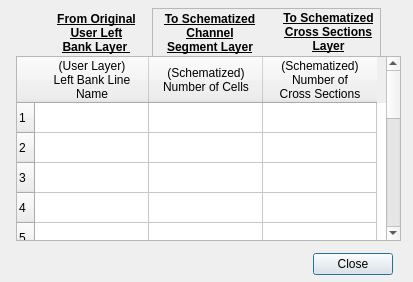
<?xml version="1.0" encoding="UTF-8"?>
<ui version="4.0">
 <class>schematized_channels_dlg</class>
 <widget class="QDialog" name="schematized_channels_dlg">
  <property name="geometry">
   <rect>
    <x>0</x>
    <y>0</y>
    <width>413</width>
    <height>282</height>
   </rect>
  </property>
  <property name="windowTitle">
   <string>Summary of Schematized Channel Segments</string>
  </property>
  <widget class="QDialogButtonBox" name="buttonBox">
   <property name="geometry">
    <rect>
     <x>312</x>
     <y>248</y>
     <width>81</width>
     <height>32</height>
    </rect>
   </property>
   <property name="orientation">
    <enum>Qt::Horizontal</enum>
   </property>
   <property name="standardButtons">
    <set>QDialogButtonBox::Close</set>
   </property>
  </widget>
  <widget class="QLabel" name="label">
   <property name="geometry">
    <rect>
     <x>56</x>
     <y>8</y>
     <width>81</width>
     <height>50</height>
    </rect>
   </property>
   <property name="font">
    <font>
     <weight>75</weight>
     <bold>true</bold>
     <underline>true</underline>
    </font>
   </property>
   <property name="text">
    <string>&lt;html&gt;&lt;head/&gt;&lt;body&gt;&lt;p&gt;From Original User Left Bank Layer &lt;/p&gt;&lt;/body&gt;&lt;/html&gt;</string>
   </property>
   <property name="alignment">
    <set>Qt::AlignCenter</set>
   </property>
   <property name="wordWrap">
    <bool>true</bool>
   </property>
  </widget>
  <widget class="QTableWidget" name="schematized_summary_tblw">
   <property name="geometry">
    <rect>
     <x>16</x>
     <y>56</y>
     <width>385</width>
     <height>185</height>
    </rect>
   </property>
   <property name="editTriggers">
    <set>QAbstractItemView::NoEditTriggers</set>
   </property>
   <property name="selectionMode">
    <enum>QAbstractItemView::NoSelection</enum>
   </property>
   <property name="selectionBehavior">
    <enum>QAbstractItemView::SelectColumns</enum>
   </property>
   <property name="wordWrap">
    <bool>false</bool>
   </property>
   <property name="rowCount">
    <number>13</number>
   </property>
   <attribute name="horizontalHeaderCascadingSectionResizes">
    <bool>true</bool>
   </attribute>
   <attribute name="horizontalHeaderDefaultSectionSize">
    <number>114</number>
   </attribute>
   <attribute name="horizontalHeaderShowSortIndicator" stdset="0">
    <bool>false</bool>
   </attribute>
   <attribute name="verticalHeaderVisible">
    <bool>true</bool>
   </attribute>
   <row/>
   <row/>
   <row/>
   <row/>
   <row/>
   <row/>
   <row/>
   <row/>
   <row/>
   <row/>
   <row/>
   <row/>
   <row/>
   <column>
    <property name="text">
     <string>(User Layer)
Left Bank Line
Name</string>
    </property>
    <property name="background">
     <color>
      <red>255</red>
      <green>255</green>
      <blue>255</blue>
     </color>
    </property>
   </column>
   <column>
    <property name="text">
     <string>(Schematized)
Number of Cells</string>
    </property>
    <property name="textAlignment">
     <set>AlignCenter</set>
    </property>
    <property name="background">
     <color>
      <red>255</red>
      <green>255</green>
      <blue>255</blue>
     </color>
    </property>
   </column>
   <column>
    <property name="text">
     <string>(Schematized)
Number of
Cross Sections</string>
    </property>
    <property name="background">
     <color>
      <red>255</red>
      <green>255</green>
      <blue>255</blue>
     </color>
    </property>
   </column>
   <item row="0" column="0">
    <property name="text">
     <string/>
    </property>
    <property name="flags">
     <set>ItemIsDragEnabled|ItemIsUserCheckable|ItemIsEnabled</set>
    </property>
   </item>
   <item row="3" column="0">
    <property name="text">
     <string/>
    </property>
    <property name="flags">
     <set>ItemIsSelectable|ItemIsDragEnabled|ItemIsEnabled</set>
    </property>
   </item>
  </widget>
  <widget class="QFrame" name="frame">
   <property name="geometry">
    <rect>
     <x>152</x>
     <y>8</y>
     <width>229</width>
     <height>49</height>
    </rect>
   </property>
   <property name="frameShape">
    <enum>QFrame::StyledPanel</enum>
   </property>
   <property name="frameShadow">
    <enum>QFrame::Plain</enum>
   </property>
   <widget class="QLabel" name="label_2">
    <property name="geometry">
     <rect>
      <x>8</x>
      <y>0</y>
      <width>100</width>
      <height>50</height>
     </rect>
    </property>
    <property name="font">
     <font>
      <weight>75</weight>
      <bold>true</bold>
      <underline>true</underline>
     </font>
    </property>
    <property name="text">
     <string>&lt;html&gt;&lt;head/&gt;&lt;body&gt;&lt;p&gt;To Schematized Channel Segment Layer&lt;/p&gt;&lt;/body&gt;&lt;/html&gt;</string>
    </property>
    <property name="alignment">
     <set>Qt::AlignCenter</set>
    </property>
    <property name="wordWrap">
     <bool>true</bool>
    </property>
   </widget>
   <widget class="QLabel" name="label_3">
    <property name="geometry">
     <rect>
      <x>128</x>
      <y>0</y>
      <width>97</width>
      <height>49</height>
     </rect>
    </property>
    <property name="font">
     <font>
      <weight>75</weight>
      <bold>true</bold>
      <underline>true</underline>
     </font>
    </property>
    <property name="text">
     <string>&lt;html&gt;&lt;head/&gt;&lt;body&gt;&lt;p&gt;To Schematized Cross Sections Layer&lt;/p&gt;&lt;/body&gt;&lt;/html&gt;</string>
    </property>
    <property name="alignment">
     <set>Qt::AlignCenter</set>
    </property>
    <property name="wordWrap">
     <bool>true</bool>
    </property>
   </widget>
  </widget>
 </widget>
 <resources/>
 <connections>
  <connection>
   <sender>buttonBox</sender>
   <signal>accepted()</signal>
   <receiver>schematized_channels_dlg</receiver>
   <slot>accept()</slot>
   <hints>
    <hint type="sourcelabel">
     <x>248</x>
     <y>254</y>
    </hint>
    <hint type="destinationlabel">
     <x>157</x>
     <y>274</y>
    </hint>
   </hints>
  </connection>
  <connection>
   <sender>buttonBox</sender>
   <signal>rejected()</signal>
   <receiver>schematized_channels_dlg</receiver>
   <slot>reject()</slot>
   <hints>
    <hint type="sourcelabel">
     <x>316</x>
     <y>260</y>
    </hint>
    <hint type="destinationlabel">
     <x>286</x>
     <y>274</y>
    </hint>
   </hints>
  </connection>
 </connections>
</ui>
